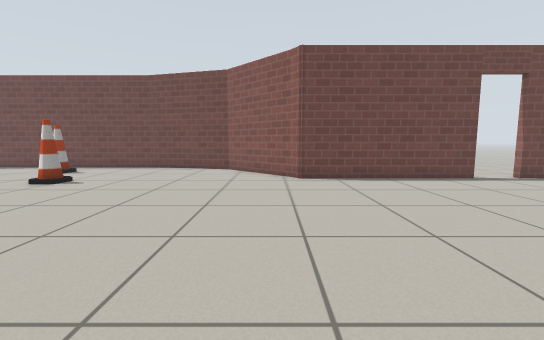
View 1 (above)

15 first-person views from a walk through a world built for the Gazebo simulator. The camera is 0.72 m above the floor, tilts 6° down and sees 90° across. The floor is counted in squares, 0.5 m on a side. Each view is taken from the middle of a square. On the plan, view 1 faces up. The plan holds only what a view shows up to about 13 squares ahead; the rest is blank. Gazebo's built-in surfaces are drawn with simple patterns.

View 2
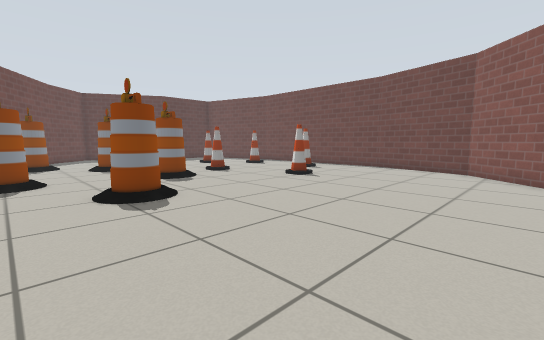

View 3
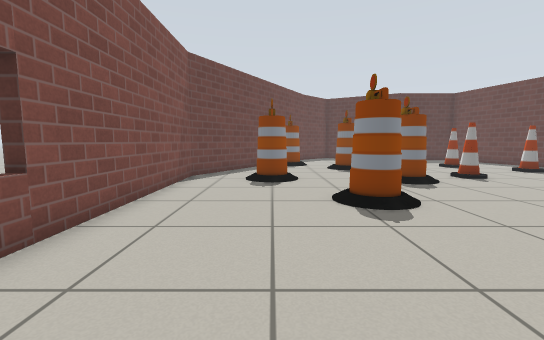

View 4
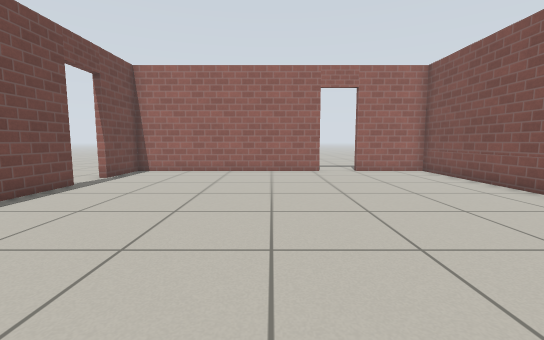

View 5
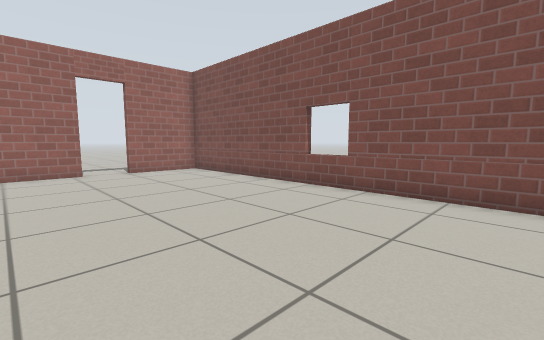

View 6
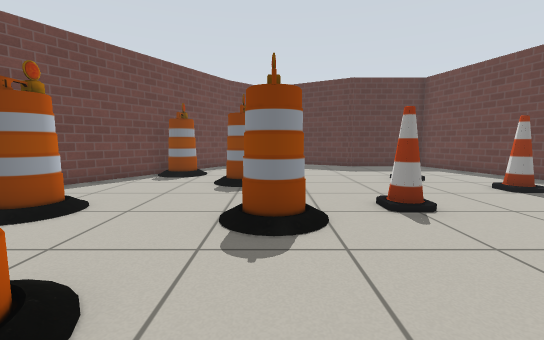

View 7
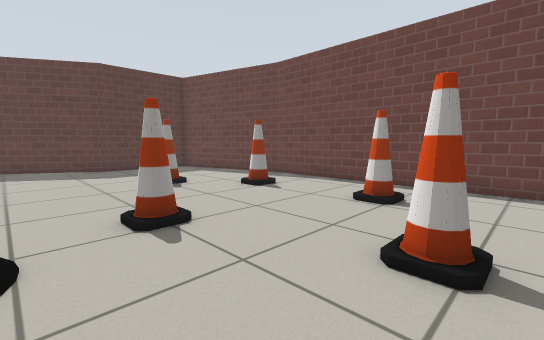

View 8
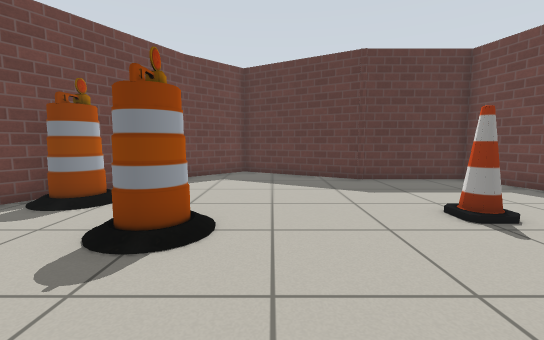

View 9
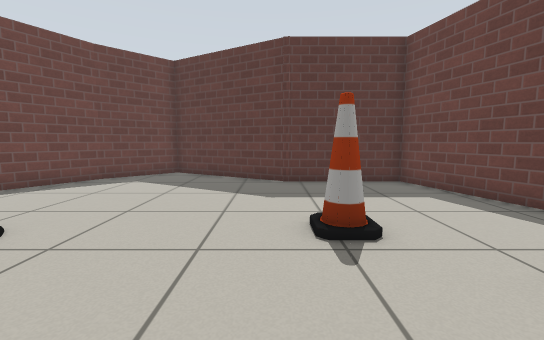

View 10
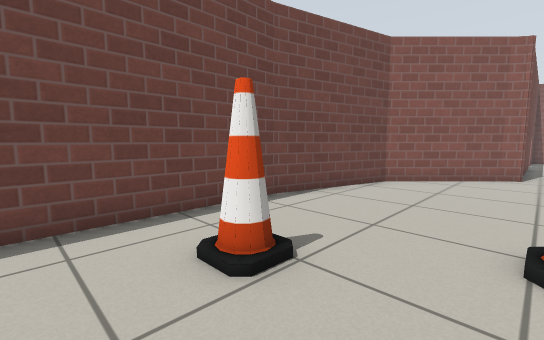

View 11
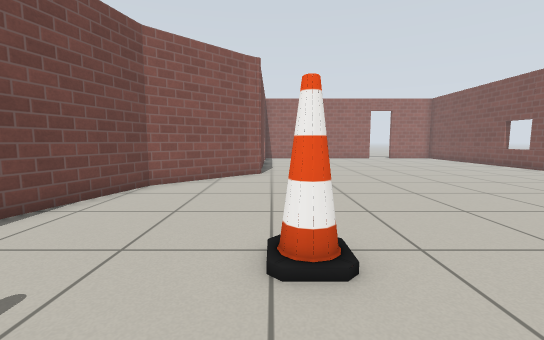

View 12
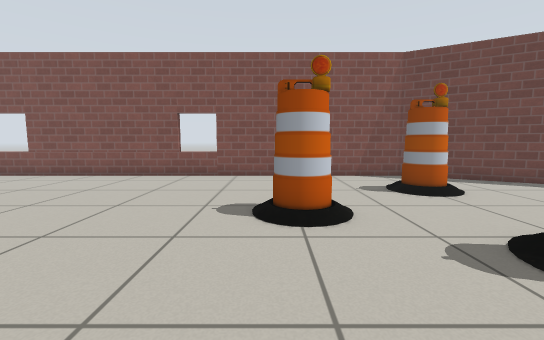

View 13
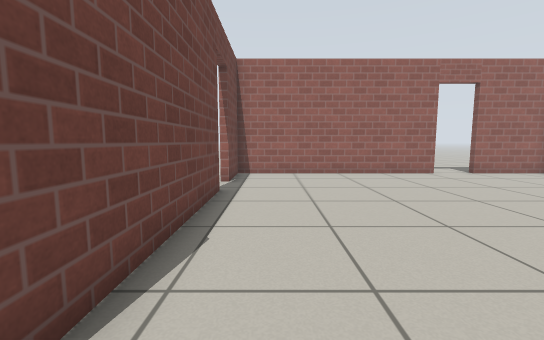

View 14
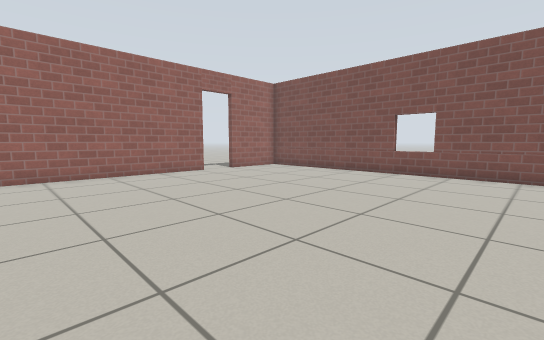

View 15
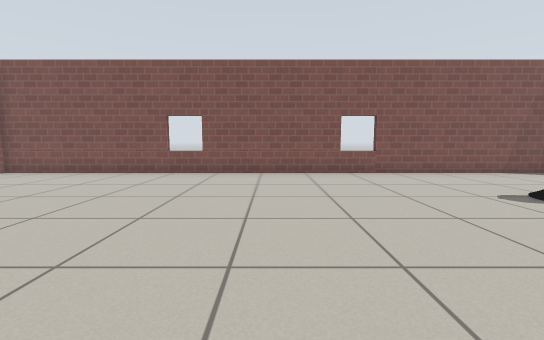

### Floor plan
Points are (right, up) in squares from view 1. A wall is a line through its corners. A room is listed if a view was taken in it or the views show most of it. See-through windows are left out.
Room 1 (views 1, 2, 3, 4, 5, 6, 7, 8, 9, 10, 11, 12, 13, 14, 15)
walls: (-4.7, -3.2) (-4.7, -3.7); (0.8, 11) (-2.2, 14) (-6.7, 15.2); (-3.1, -3.7) (-3.1, -3.2); (-6.6, 15.2) (-15.9, 15.2) (-21.7, 13.6) (-21.7, 9.5) (-24.5, 4.6) (-22.3, 2.4); (4.7, -3.7) (4.7, -3.2); (8, 10.5) (1.1, 10.5) (0.6, 11.1); (12.2, 1.6) (12.2, 10.5) (9.6, 10.5); (-22.4, 2.5) (-12.3, -3.4) (12.2, -3.4) (12.2, -0.1)
ways out: open door at (8.5, 11); open door at (12, 0.5)
objects: barrel (-18, 1) to (-17, 1); barrel (-16, 4) to (-15, 4); cone (-16, 10); cone (-14, 12); barrel (-12, 0) to (-11, 0); cone (-12, 8); barrel (-11, 5); cone (-10, 13); barrel (-8, 2) to (-7, 3); cone (-8, 9) to (-8, 10)

Where each view was taken, in squares from view 1:
view 1: 0 up, 0 right, facing up
view 2: 0 up, 0 right, facing up-left
view 3: 0 up, 1 left, facing left
view 4: 4 up, 1 left, facing right
view 5: 4 up, 1 left, facing down-right
view 6: 5 up, 6 left, facing left
view 7: 6 up, 7 left, facing up-left
view 8: 6 up, 11 left, facing left
view 9: 9 up, 12 left, facing left
view 10: 10 up, 12 left, facing up-right
view 11: 10 up, 11 left, facing right
view 12: 8 up, 7 left, facing down
view 13: 9 up, 0 right, facing right
view 14: 9 up, 0 right, facing down-right
view 15: 9 up, 0 right, facing down
